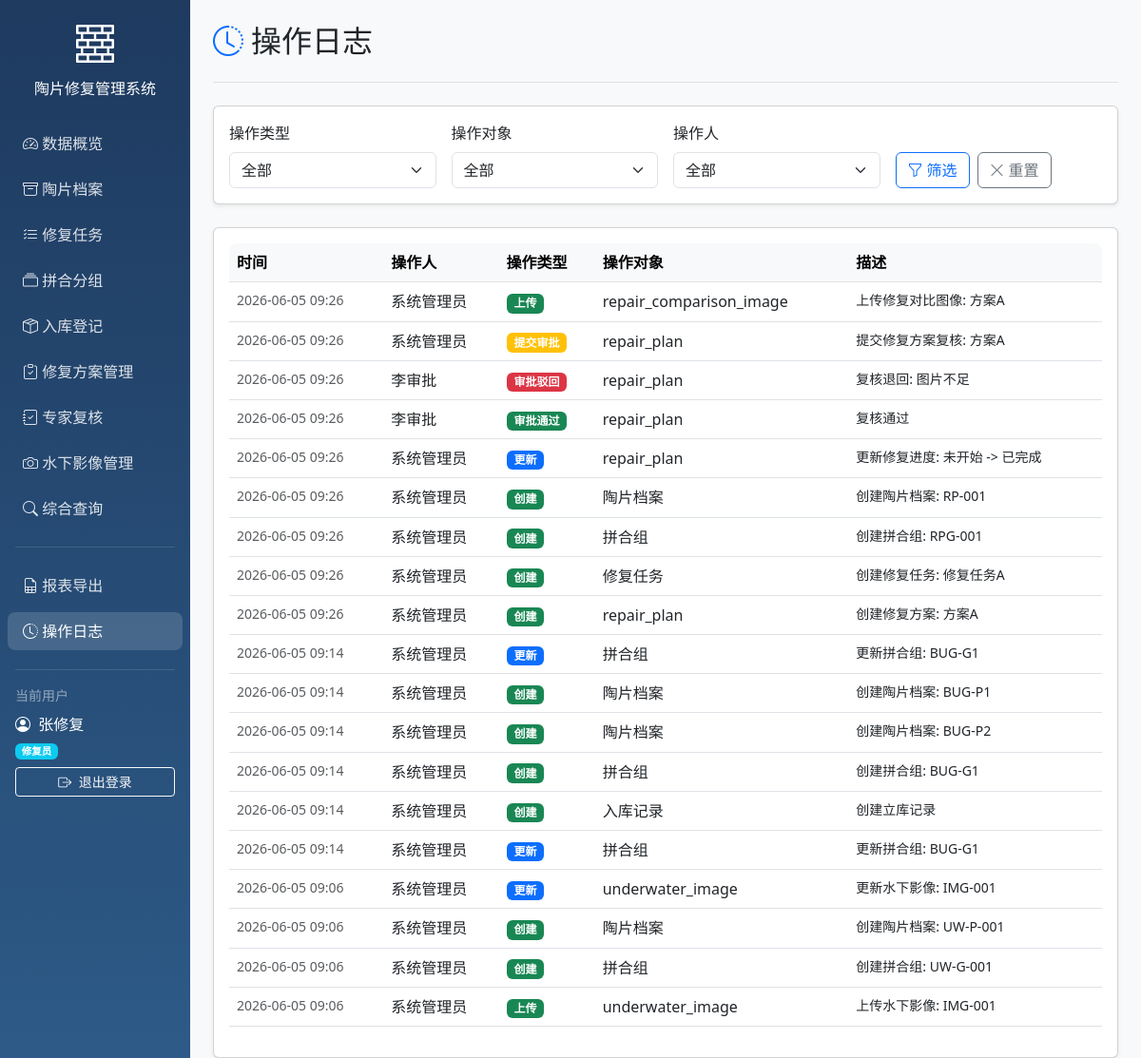
Screenshot of /logs (signed in) with the database file from the repository.
### models/models.py (models this page shows)
class User(Base):
    __tablename__ = "users"
    id = Column(Integer, primary_key=True, index=True)
    username = Column(String, unique=True, index=True)
    hashed_password = Column(String)
    full_name = Column(String)
    role = Column(String, default="修复员")
    created_at = Column(DateTime(timezone=True), server_default=func.now())
    assigned_tasks = relationship("RepairTask", foreign_keys="RepairTask.assignee_id", back_populates="assignee")
    created_tasks = relationship("RepairTask", foreign_keys="RepairTask.creator_id", back_populates="creator")
    operation_logs = relationship("OperationLog", back_populates="user")

class OperationLog(Base):
    __tablename__ = "operation_logs"
    id = Column(Integer, primary_key=True, index=True)
    user_id = Column(Integer, ForeignKey("users.id"))
    operation_type = Column(String)
    target_type = Column(String)
    target_id = Column(Integer)
    description = Column(Text)
    ip_address = Column(String)
    created_at = Column(DateTime(timezone=True), server_default=func.now())
    user = relationship("User", back_populates="operation_logs")

### main.py (the view)
@app.get("/logs", response_class=HTMLResponse)
async def list_logs(
    request: Request,
    current_user: User = Depends(get_current_user),
    db: Session = Depends(get_db),
    operation_type: Optional[str] = None,
    target_type: Optional[str] = None,
    user_id: Optional[int] = None
):
    query = db.query(OperationLog)
    if operation_type:
        query = query.filter(OperationLog.operation_type == operation_type)
    if target_type:
        query = query.filter(OperationLog.target_type == target_type)
    if user_id:
        query = query.filter(OperationLog.user_id == user_id)
    logs = query.order_by(OperationLog.created_at.desc()).limit(200).all()
    users = db.query(User).all()
    return templates.TemplateResponse("logs.html", {
        "request": request,
        "current_user": current_user,
        "logs": logs,
        "users": users,
        "operation_type": operation_type,
        "target_type": target_type,
        "user_id": user_id
    })

### templates/logs.html (shortened to what this page needs)
{% extends "base.html" %}
{% block body %}
<div class="container-fluid">
    <div class="row">
        {% include "sidebar.html" %}
        <main class="col-md-9 ms-sm-auto col-lg-10 px-md-4 main-content">
            <div class="d-flex justify-content-between flex-wrap flex-md-nowrap align-items-center pt-4 pb-3 mb-4 border-bottom">
                <h1 class="h2">
                    <i class="bi bi-clock-history text-primary me-2"></i>操作日志
                </h1>
            </div>
            <div class="card shadow-sm mb-4">
                <div class="card-body">
                    <form method="GET" class="row g-3">
                        <div class="col-md-3">
                            <label for="operation_type" class="form-label">操作类型</label>
                            <select class="form-select" id="operation_type" name="operation_type">
                                <option value="">全部</option>
                            </select>
                        </div>
                        <div class="col-md-3">
                            <label for="target_type" class="form-label">操作对象</label>
                            <select class="form-select" id="target_type" name="target_type">
                                <option value="">全部</option>
                            </select>
                        </div>
                        <div class="col-md-3">
                            <label for="user_id" class="form-label">操作人</label>
                            <select class="form-select" id="user_id" name="user_id">
                                <option value="">全部</option>
                            </select>
                        </div>
                        <div class="col-md-3 d-flex align-items-end">
                            <button type="submit" class="btn btn-outline-primary me-2">
                                <i class="bi bi-funnel me-1"></i>筛选
                            </button>
                            <a href="/logs" class="btn btn-outline-secondary">
                                <i class="bi bi-x-lg me-1"></i>重置
                            </a>
                        </div>
                    </form>
                </div>
            </div>
            <div class="card shadow-sm">
                <div class="card-body">
                    {% if logs %}
                    <div class="table-responsive">
                        <table class="table table-hover">
                            <thead class="table-light">
                                <tr>
                                    <th>时间</th>
                                    <th>操作人</th>
                                    <th>操作类型</th>
                                    <th>操作对象</th>
                                    <th>描述</th>
                                </tr>
                            </thead>
                            <tbody>
                                {% for log in logs %}
                                <tr>
                                    <td class="small text-muted">{{ log.created_at|strftime_full }}</td>
                                    <td>{{ log.user.full_name if log.user else '-' }}</td>
                                    <td>
                                        {% if log.operation_type in ['创建', '上传'] %}
                                        <span class="badge bg-success">{{ log.operation_type }}</span>
                                        {% elif log.operation_type in ['更新', '分派'] %}
                                        <span class="badge bg-primary">{{ log.operation_type }}</span>
                                        {% elif log.operation_type == '删除' %}
                                        <span class="badge bg-danger">{{ log.operation_type }}</span>
                                        {% elif log.operation_type == '提交审批' %}
                                        <span class="badge bg-warning">{{ log.operation_type }}</span>
                                        {% elif log.operation_type == '审批通过' %}
                                        <span class="badge bg-success">{{ log.operation_type }}</span>
                                        {% elif log.operation_type == '审批驳回' %}
                                        <span class="badge bg-danger">{{ log.operation_type }}</span>
                                        {% else %}
                                        <span class="badge bg-secondary">{{ log.operation_type }}</span>
                                        {% endif %}
                                    </td>
                                    <td>
                                        {% if log.target_type == 'pottery' %}陶片档案
                                        {% elif log.target_type == 'pottery_group' %}拼合组
                                        {% elif log.target_type == 'repair_task' %}修复任务
                                        {% elif log.target_type == 'storage_record' %}入库记录
                                        {% elif log.target_type == 'cleaning_record' %}清洗记录
                                        {% elif log.target_type == 'pottery_image' %}陶片图片
                                        {% else %}{{ log.target_type }}
                                        {% endif %}
                                    </td>
                                    <td class="small">{{ log.description }}</td>
                                </tr>
                                {% endfor %}
                            </tbody>
                        </table>
                    </div>
                    {% else %}
                    <div class="text-center py-5 text-muted">
                        <i class="bi bi-clock-history" style="font-size: 3rem;"></i>
                        <p class="mt-3">暂无操作日志</p>
                    </div>
                    {% endif %}
                </div>
            </div>
        </main>
    </div>
</div>
{% endblock %}

### templates/sidebar.html
<div class="sidebar col-md-3 col-lg-2 d-md-block p-0">
    <div class="position-sticky pt-3">
        <div class="text-center mb-4 px-3">
            <i class="bi bi-bricks text-white" style="font-size: 2.5rem;"></i>
            <h6 class="text-white mt-2 mb-0">陶片修复管理系统</h6>
        </div>
        <ul class="nav flex-column">
            <li class="nav-item">
                <a class="nav-link {% if request.url.path == '/' %}active{% endif %}" href="/">
                    <i class="bi bi-speedometer2"></i>
                    数据概览
                </a>
            </li>
            <li class="nav-item">
                <a class="nav-link {% if '/potteries' in request.url.path %}active{% endif %}" href="/potteries">
                    <i class="bi bi-archive"></i>
                    陶片档案
                </a>
            </li>
            <li class="nav-item">
                <a class="nav-link {% if '/tasks' in request.url.path %}active{% endif %}" href="/tasks">
                    <i class="bi bi-list-check"></i>
                    修复任务
                </a>
            </li>
            <li class="nav-item">
                <a class="nav-link {% if '/groups' in request.url.path %}active{% endif %}" href="/groups">
                    <i class="bi bi-collection"></i>
                    拼合分组
                </a>
            </li>
            <li class="nav-item">
                <a class="nav-link {% if '/storage' in request.url.path %}active{% endif %}" href="/storage">
                    <i class="bi bi-box-seam"></i>
                    入库登记
                </a>
            </li>
            <li class="nav-item">
                <a class="nav-link {% if '/repair_plans' in request.url.path %}active{% endif %}" href="/repair_plans">
                    <i class="bi bi-clipboard-check"></i>
                    修复方案管理
                </a>
            </li>
            <li class="nav-item">
                <a class="nav-link {% if '/reviews' in request.url.path %}active{% endif %}" href="/reviews">
                    <i class="bi bi-journal-check"></i>
                    专家复核
                </a>
            </li>
            <li class="nav-item">
                <a class="nav-link {% if '/underwater_images' in request.url.path %}active{% endif %}" href="/underwater_images">
                    <i class="bi bi-camera"></i>
                    水下影像管理
                </a>
            </li>
            <li class="nav-item">
                <a class="nav-link {% if '/search' in request.url.path %}active{% endif %}" href="/search">
                    <i class="bi bi-search"></i>
                    综合查询
                </a>
            </li>
        </ul>
        <hr class="text-white-50 mx-3">
        <ul class="nav flex-column">
            <li class="nav-item">
                <a class="nav-link {% if '/reports' in request.url.path %}active{% endif %}" href="/reports">
                    <i class="bi bi-file-earmark-spreadsheet"></i>
                    报表导出
                </a>
            </li>
            <li class="nav-item">
                <a class="nav-link {% if '/logs' in request.url.path %}active{% endif %}" href="/logs">
                    <i class="bi bi-clock-history"></i>
                    操作日志
                </a>
            </li>
        </ul>
        <hr class="text-white-50 mx-3">
        <div class="px-3">
            <div class="text-white-50 small mb-2">当前用户</div>
            <div class="text-white mb-1">
                <i class="bi bi-person-circle me-1"></i>
                {{ current_user.full_name or current_user.username }}
            </div>
            <div class="text-white-50 small mb-2">
                <span class="badge bg-info">{{ current_user.role }}</span>
            </div>
            <a href="/logout" class="btn btn-outline-light btn-sm w-100">
                <i class="bi bi-box-arrow-right me-1"></i>
                退出登录
            </a>
        </div>
    </div>
</div>

### templates/base.html (style rules this page uses)
.sidebar { min-height: 100vh; background: linear-gradient(180deg, #1e3a5f 0%, #2d5a87 100%); }
.sidebar .nav-link { color: rgba(255,255,255,0.85); border-radius: 8px; margin: 4px 8px; transition: all 0.2s; }
.sidebar .nav-link:hover, .sidebar .nav-link.active { color: white; background: rgba(255,255,255,0.15); }
.sidebar .nav-link i { width: 24px; }
.main-content { background-color: #f8f9fa; min-height: 100vh; }
.table-responsive { border-radius: 8px; }

### rows the page displays
User: full_name "张修复", role "修复员"
OperationLog: created_at|strftime_full "2026-06-05 09:26", user "系统管理员", operation_type "上传", target_type "repair_comparison_image", description "上传修复对比图像: 方案A"
OperationLog: created_at|strftime_full "2026-06-05 09:26", user "系统管理员", operation_type "提交审批", target_type "repair_plan", description "提交修复方案复核: 方案A"
OperationLog: created_at|strftime_full "2026-06-05 09:26", user "李审批", operation_type "审批驳回", target_type "repair_plan", description "复核退回: 图片不足"
OperationLog: created_at|strftime_full "2026-06-05 09:26", user "李审批", operation_type "审批通过", target_type "repair_plan", description "复核通过"
OperationLog: created_at|strftime_full "2026-06-05 09:26", user "系统管理员", operation_type "更新", target_type "repair_plan", description "更新修复进度: 未开始 -> 已完成"
OperationLog: created_at|strftime_full "2026-06-05 09:26", user "系统管理员", operation_type "创建", target_type "陶片档案", description "创建陶片档案: RP-001"
OperationLog: created_at|strftime_full "2026-06-05 09:26", user "系统管理员", operation_type "创建", target_type "拼合组", description "创建拼合组: RPG-001"
OperationLog: created_at|strftime_full "2026-06-05 09:26", user "系统管理员", operation_type "创建", target_type "修复任务", description "创建修复任务: 修复任务A"
OperationLog: created_at|strftime_full "2026-06-05 09:26", user "系统管理员", operation_type "创建", target_type "repair_plan", description "创建修复方案: 方案A"
OperationLog: created_at|strftime_full "2026-06-05 09:14", user "系统管理员", operation_type "更新", target_type "拼合组", description "更新拼合组: BUG-G1"
OperationLog: created_at|strftime_full "2026-06-05 09:14", user "系统管理员", operation_type "创建", target_type "陶片档案", description "创建陶片档案: BUG-P1"
OperationLog: created_at|strftime_full "2026-06-05 09:14", user "系统管理员", operation_type "创建", target_type "陶片档案", description "创建陶片档案: BUG-P2"
OperationLog: created_at|strftime_full "2026-06-05 09:14", user "系统管理员", operation_type "创建", target_type "拼合组", description "创建拼合组: BUG-G1"
OperationLog: created_at|strftime_full "2026-06-05 09:14", user "系统管理员", operation_type "创建", target_type "入库记录", description "创建立库记录"
OperationLog: created_at|strftime_full "2026-06-05 09:14", user "系统管理员", operation_type "更新", target_type "拼合组", description "更新拼合组: BUG-G1"
OperationLog: created_at|strftime_full "2026-06-05 09:06", user "系统管理员", operation_type "更新", target_type "underwater_image", description "更新水下影像: IMG-001"
OperationLog: created_at|strftime_full "2026-06-05 09:06", user "系统管理员", operation_type "创建", target_type "陶片档案", description "创建陶片档案: UW-P-001"
OperationLog: created_at|strftime_full "2026-06-05 09:06", user "系统管理员", operation_type "创建", target_type "拼合组", description "创建拼合组: UW-G-001"
OperationLog: created_at|strftime_full "2026-06-05 09:06", user "系统管理员", operation_type "上传", target_type "underwater_image", description "上传水下影像: IMG-001"
